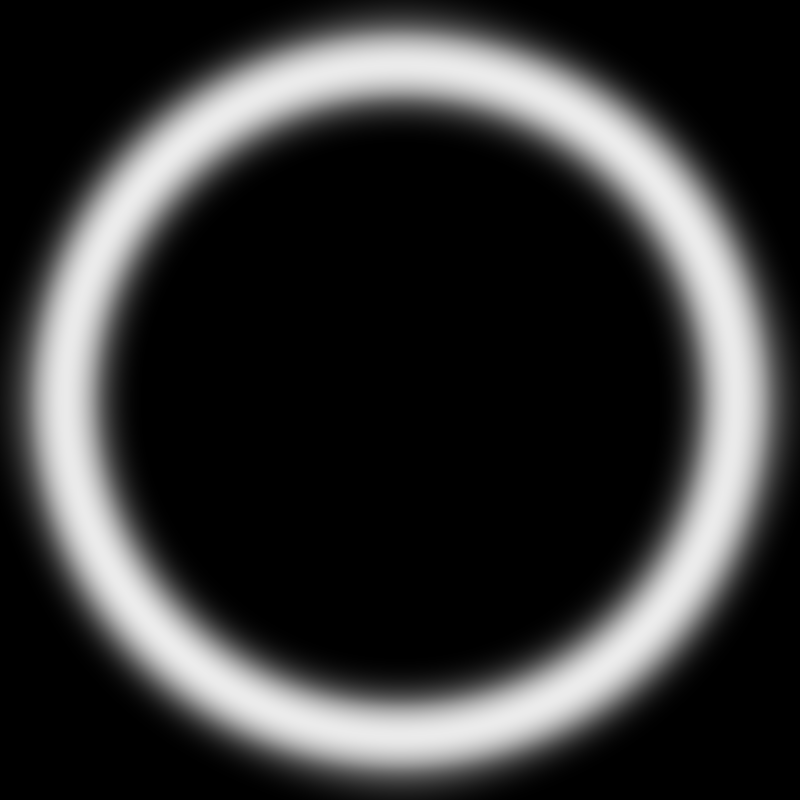
Frame 1 (no input)
Frame 2 (the mouse pressed at the canvas centre, redrawn once): identical to frame 1, image omitted

The Processing sketch that drew this single still picture (run headless with seeded random() and noise(); the mouse was pressed at the canvas centre and the sketch redrawn once):

// Processing sketch: Glow
// ── Glow.pde
// NOC Cosmos
// https://github.com/shiffman/The-Nature-of-Code-Cosmos-Edition

// This makes a nice fuzzy ring

void setup() {
  size(800, 800);
}

void draw() {

  background(0);

  stroke(255);
  noFill();
  // Draw a circle and blur like crazy!
  strokeWeight(64);
  ellipse(400, 400, 800-128, 800-128);
  filter(BLUR, 16);
  
  // Now those pixels can be alpha values
  PImage img = createImage(width, height, ARGB);
  loadPixels();
  img.loadPixels();
  for (int i = 0; i < pixels.length; i++) {
    float b = brightness(pixels[i]);
    img.pixels[i] = color(255,b);
  } 
  img.updatePixels();
  // save as PNG!
  img.save("glow.png");

  noLoop();
}
